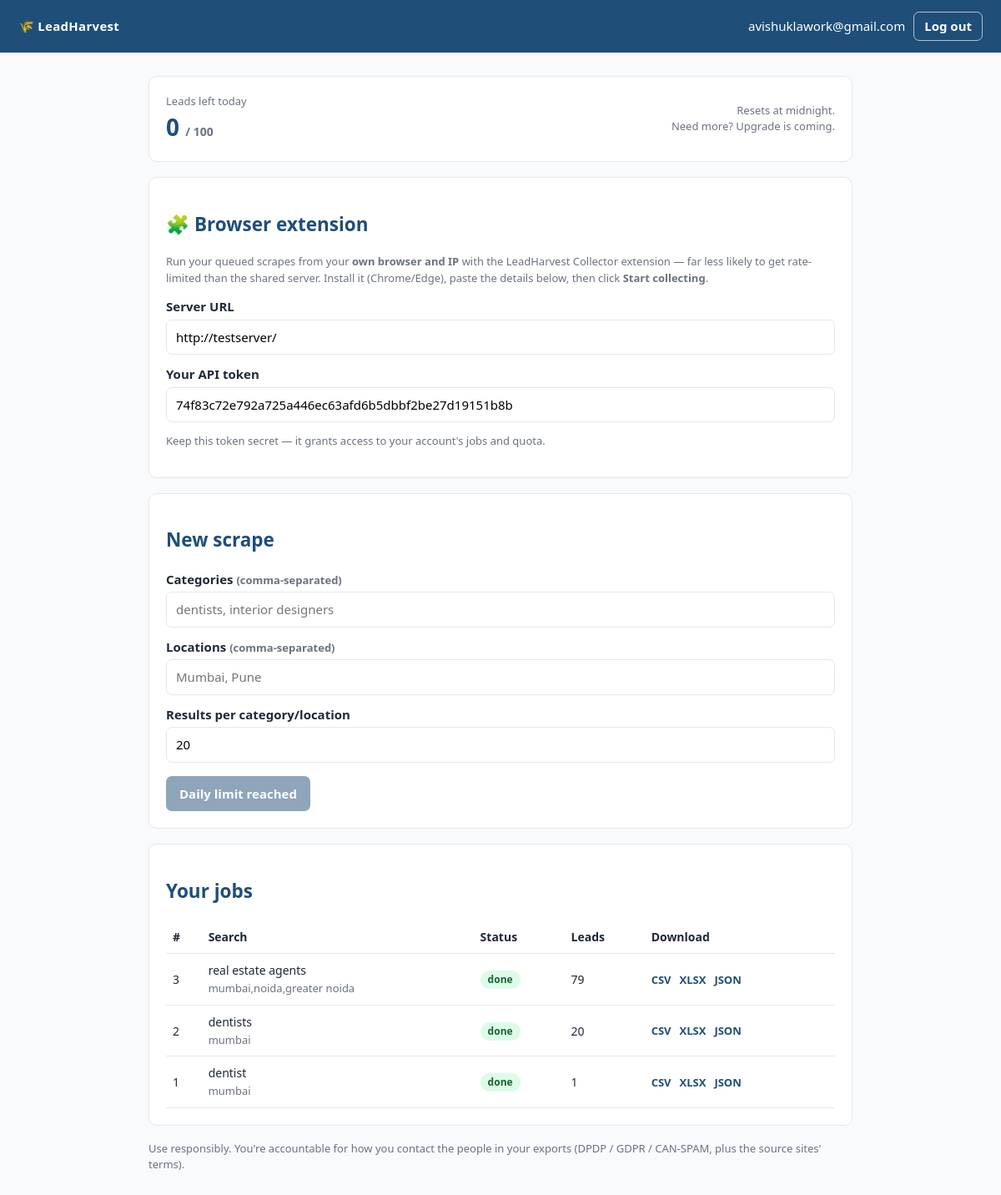
The page / (signed in) on the database its author committed.
### webapp/models.py (models this page shows, shortened)
class User(Base):
    __tablename__ = "users"
    id: Mapped[int] = mapped_column(primary_key=True)
    email: Mapped[str] = mapped_column(String(255), unique=True, index=True)
    password_hash: Mapped[str] = mapped_column(String(255))
    api_token: Mapped[str] = mapped_column(String(64), unique=True, index=True,
                                           default=_new_token)
    daily_quota: Mapped[int] = mapped_column(Integer, default=DEFAULT_DAILY_QUOTA)
    quota_used: Mapped[int] = mapped_column(Integer, default=0)
    quota_date: Mapped[date] = mapped_column(Date, default=date.today)
    created_at: Mapped[datetime] = mapped_column(DateTime, default=datetime.utcnow)
    jobs: Mapped[list["ScrapeJob"]] = relationship(back_populates="user")

class ScrapeJob(Base):
    __tablename__ = "jobs"
    id: Mapped[int] = mapped_column(primary_key=True)
    user_id: Mapped[int] = mapped_column(ForeignKey("users.id"), index=True)
    categories: Mapped[str] = mapped_column(Text)
    locations: Mapped[str] = mapped_column(Text)
    limit_per_query: Mapped[int] = mapped_column(Integer, default=20)
    max_leads: Mapped[int] = mapped_column(Integer, default=DEFAULT_DAILY_QUOTA)
    status: Mapped[str] = mapped_column(String(20), default="queued", index=True)
    phase: Mapped[str] = mapped_column(String(20), default="")  # maps | emails
    progress_done: Mapped[int] = mapped_column(Integer, default=0)
    progress_total: Mapped[int] = mapped_column(Integer, default=0)
    result_count: Mapped[int] = mapped_column(Integer, default=0)
    email_count: Mapped[int] = mapped_column(Integer, default=0)
    error: Mapped[str] = mapped_column(Text, default="")
    created_at: Mapped[datetime] = mapped_column(DateTime, default=datetime.utcnow)
    finished_at: Mapped[datetime | None] = mapped_column(DateTime, nullable=True)
    user: Mapped["User"] = relationship(back_populates="jobs")

### webapp/main.py (the view)
@app.get("/", response_class=HTMLResponse)
def dashboard(request: Request, db: Session = Depends(get_db)):
    user = current_user(request, db)
    if not user:
        return RedirectResponse("/login", status_code=303)
    jobs = (db.query(models.ScrapeJob)
              .filter_by(user_id=user.id)
              .order_by(models.ScrapeJob.id.desc())
              .limit(50).all())
    return templates.TemplateResponse("dashboard.html", {
        "request": request, "user": user, "jobs": jobs,
        "remaining": user.remaining_quota(), "formats": exporters.available_formats(),
        "error": request.query_params.get("error"),
    })

### webapp/templates/dashboard.html (shortened to what this page needs)
{% extends "base.html" %}
{% block nav %}
  <span style="color:#fff;display:inline-flex;align-items:center;gap:10px">
    {{ user.email }}
    <form method="post" action="/logout" style="display:inline">
      <button type="submit"
        style="padding:5px 12px;background:transparent;color:#fff;
               border:1px solid rgba(255,255,255,.65);border-radius:7px;
               cursor:pointer;font:inherit;font-weight:600">Log out</button>
    </form>
  </span>
{% endblock %}
{% block content %}
  <div class="card">
    <div style="display:flex;justify-content:space-between;align-items:center">
      <div>
        <div class="muted">Leads left today</div>
        <div class="quota">{{ remaining }} <span class="muted" style="font-size:14px">/ {{ user.daily_quota }}</span></div>
      </div>
      <div class="muted" style="text-align:right">Resets at midnight.<br>Need more? Upgrade is coming.</div>
    </div>
  </div>
  <div class="card">
    <h2>🧩 Browser extension</h2>
    <p class="muted" style="margin-top:0">
      Run your queued scrapes from your <b>own browser and IP</b> with the LeadHarvest
      Collector extension — far less likely to get rate-limited than the shared server.
      Install it (Chrome/Edge), paste the details below, then click <b>Start collecting</b>.
    </p>
    <label>Server URL</label>
    <input type="text" id="srv" readonly value="{{ request.base_url }}"
           onclick="this.select()">
    <label>Your API token</label>
    <input type="text" id="tok" readonly value="{{ user.api_token }}"
           onclick="this.select()">
    <p class="muted">Keep this token secret — it grants access to your account's jobs and quota.</p>
  </div>
  <div class="card">
    <h2>New scrape</h2>
    <form method="post" action="/jobs">
      <label for="categories">Categories <span class="muted">(comma-separated)</span></label>
      <input id="categories" type="text" name="categories" placeholder="dentists, interior designers" required>
      <label for="locations">Locations <span class="muted">(comma-separated)</span></label>
      <input id="locations" type="text" name="locations" placeholder="Mumbai, Pune" required>
      <label for="limit_per_query">Results per category/location</label>
      <input id="limit_per_query" type="number" name="limit_per_query" value="20" min="1" max="50">
      <div style="margin-top:16px">
        <button type="submit" {% if remaining <= 0 %}disabled{% endif %}>
          {% if remaining <= 0 %}Daily limit reached{% else %}Start scrape{% endif %}
        </button>
      </div>
    </form>
  </div>
  <div class="card">
    <h2>Your jobs</h2>
    {% if not jobs %}
      <p class="muted">No jobs yet. Start one above.</p>
    {% else %}
    <table>
      <thead><tr><th>#</th><th>Search</th><th>Status</th><th>Leads</th><th>Download</th></tr></thead>
      <tbody>
      {% for j in jobs %}
        <tr data-job="{{ j.id }}" data-status="{{ j.status }}">
          <td>{{ j.id }}</td>
          <td>{{ j.categories }}<br><span class="muted">{{ j.locations }}</span></td>
          <td class="js-status"><span class="pill {{ j.status }}">{{ j.status }}</span>
              </td>
          <td class="js-count">{{ j.result_count if j.status == 'done' else '—' }}</td>
          <td class="js-dl dl">
            {% if j.status == 'done' %}
              {% for f in formats %}<a href="/jobs/{{ j.id }}/download?format={{ f }}">{{ f|upper }}</a>{% endfor %}
            {% else %}<span class="muted">—</span>{% endif %}
          </td>
        </tr>
      {% endfor %}
      </tbody>
    </table>
    {% endif %}
  </div>
  <p class="muted">Use responsibly. You're accountable for how you contact the people in your exports
     (DPDP / GDPR / CAN-SPAM, plus the source sites' terms).</p>
{% endblock %}

### webapp/templates/base.html (shortened to what this page needs)
<!doctype html>
<html lang="en">
<head>
</head>
<body>
  <header>
    <a class="brand" href="/">🌾 LeadHarvest</a>
    {% block nav %}{% endblock %}
  </header>
  <main>{% block content %}{% endblock %}</main>
</body>
</html>

### webapp/templates/base.html (style rules this page uses)
:root { --ink:#1f2937; --line:#e5e7eb; --brand:#1f4e78; --bg:#f8fafc; }
* { box-sizing: border-box; }
body { margin:0; font:15px/1.5 system-ui,-apple-system,Segoe UI,Roboto,sans-serif; color:var(--ink); background:var(--bg); }
header { background:var(--brand); color:#fff; padding:14px 22px; display:flex; align-items:center; justify-content:space-between; }
header a { color:#fff; text-decoration:none; }
header .brand { font-weight:700; letter-spacing:.3px; }
main { max-width:880px; margin:28px auto; padding:0 18px; }
.card { background:#fff; border:1px solid var(--line); border-radius:10px; padding:20px; margin-bottom:18px; }
h1,h2 { color:var(--brand); }
label { display:block; font-weight:600; margin:12px 0 4px; }
input, button { font:inherit; }
input[type=text],input[type=email],input[type=password],input[type=number] { width:100%; padding:9px 11px; border:1px solid var(--line); border-radius:7px; }
button { background:var(--brand); color:#fff; border:0; border-radius:7px; padding:10px 16px; cursor:pointer; font-weight:600; }
button:disabled { opacity:.5; cursor:not-allowed; }
table { width:100%; border-collapse:collapse; }
th,td { text-align:left; padding:9px 8px; border-bottom:1px solid var(--line); font-size:14px; }
.pill { display:inline-block; padding:2px 9px; border-radius:999px; font-size:12px; font-weight:600; }
.done { background:#dcfce7;color:#166534 }
.muted { color:#6b7280;font-size:13px }
.quota { font-size:28px;font-weight:700;color:var(--brand) }
.dl a { color:var(--brand);text-decoration:none;margin-right:10px;font-weight:600;font-size:13px }

### rows shown on the page
User: email "avishuklawork@gmail.com", daily_quota "100", api_token "74f83c72e792a725a446ec63afd6b5dbbf2be27d19151b8b"
ScrapeJob: id "3", categories "real estate agents", locations "mumbai,noida,greater noida", status "done", status+result_count "79", formats "CSV" "XLSX" "JSON"
ScrapeJob: id "2", categories "dentists", locations "mumbai", status "done", status+result_count "20", formats "CSV" "XLSX" "JSON"
ScrapeJob: id "1", categories "dentist", locations "mumbai", status "done", status+result_count "1", formats "CSV" "XLSX" "JSON"

### other values the page prints
{{ remaining }} "0"
